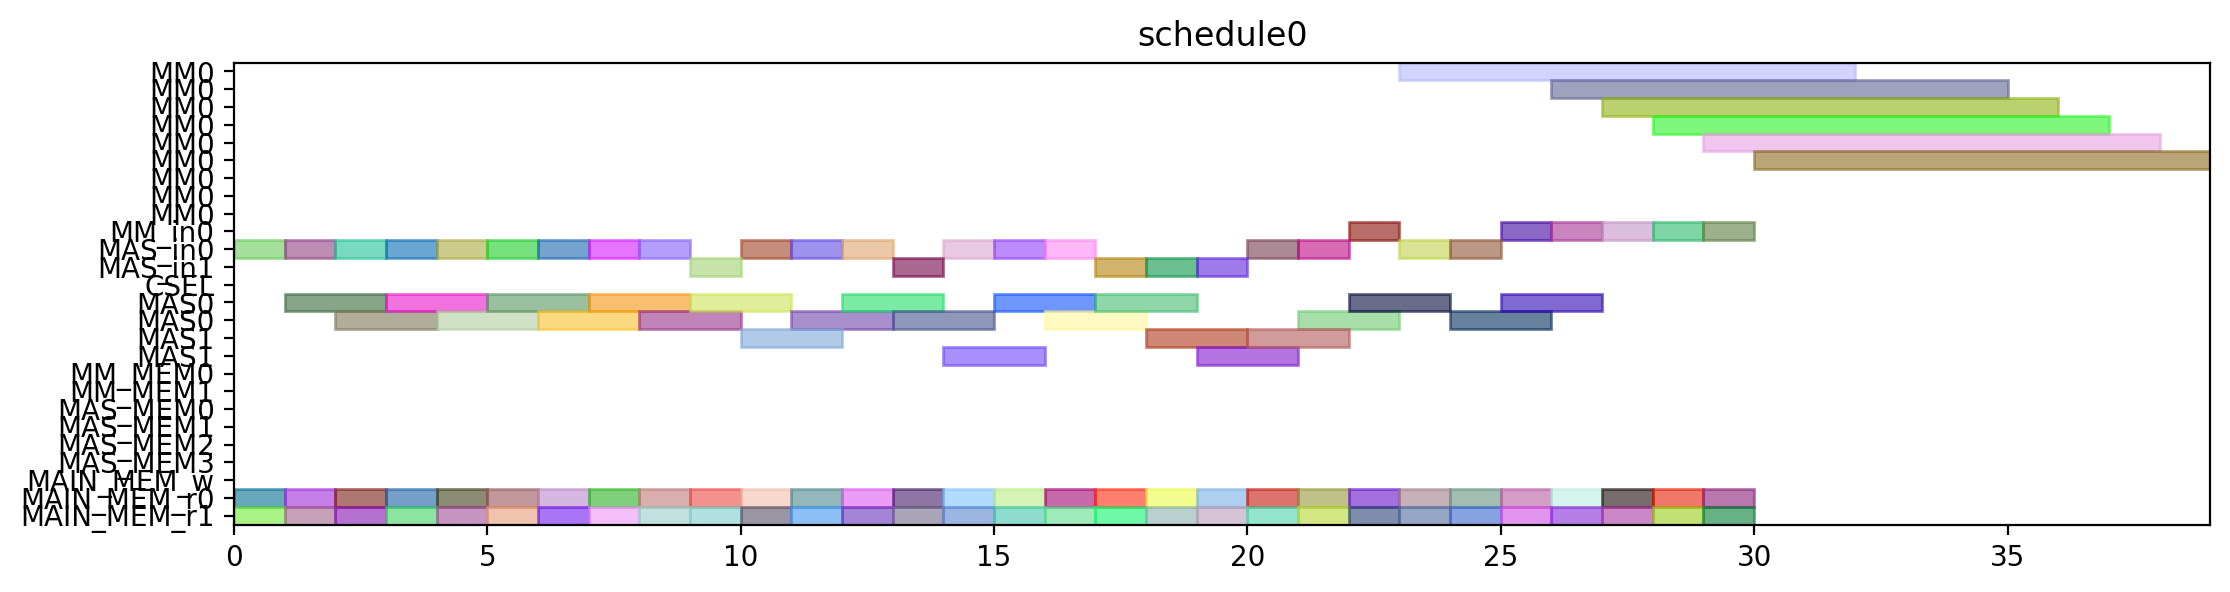

This figure's Python source:
from pyschedule import Scenario, solvers, plotters, alt


def solve():
	horizon = 120
	S = Scenario("schedule0", horizon=horizon)

	# resource
	MM = S.Resources('MM', num=1, size=9)
	MM_in = S.Resources('MM_in', num=1)
	MAS_in = S.Resources('MAS_in', num=2)
	CSEL = S.Resource('CSEL')
	MAS = S.Resources('MAS', num=2, size=2, periods=range(1, horizon))
	MM_MEM = S.Resources('MM_MEM', num=2)
	MAS_MEM = S.Resources('MAS_MEM', num=4)
	MAIN_MEM_w = S.Resource('MAIN_MEM_w', size=1)
	MAIN_MEM_r = S.Resources('MAIN_MEM_r', num=2)

	# result of previous scheduling

	# new tasks
	c_t0_a1_0 = S.Task('c_t0_a1_0', length=2, delay_cost=1)
	c_t0_a1_0 += alt(MAS)
	c_t0_a1_0_in = S.Task('c_t0_a1_0_in', length=1, delay_cost=1)
	c_t0_a1_0_in += alt(MAS_in)
	S += c_t0_a1_0_in*MAS_in[0]<=c_t0_a1_0*MAS[0]

	S += c_t0_a1_0_in*MAS_in[1]<=c_t0_a1_0*MAS[1]

	c_t0_a1_0_mem0 = S.Task('c_t0_a1_0_mem0', length=1, delay_cost=1)
	c_t0_a1_0_mem0 += MAIN_MEM_r[0]
	S += c_t0_a1_0_mem0 <= c_t0_a1_0

	c_t0_a1_0_mem1 = S.Task('c_t0_a1_0_mem1', length=1, delay_cost=1)
	c_t0_a1_0_mem1 += MAIN_MEM_r[1]
	S += c_t0_a1_0_mem1 <= c_t0_a1_0

	c_t0_a1_1 = S.Task('c_t0_a1_1', length=2, delay_cost=1)
	c_t0_a1_1 += alt(MAS)
	c_t0_a1_1_in = S.Task('c_t0_a1_1_in', length=1, delay_cost=1)
	c_t0_a1_1_in += alt(MAS_in)
	S += c_t0_a1_1_in*MAS_in[0]<=c_t0_a1_1*MAS[0]

	S += c_t0_a1_1_in*MAS_in[1]<=c_t0_a1_1*MAS[1]

	c_t0_a1_1_mem0 = S.Task('c_t0_a1_1_mem0', length=1, delay_cost=1)
	c_t0_a1_1_mem0 += MAIN_MEM_r[0]
	S += c_t0_a1_1_mem0 <= c_t0_a1_1

	c_t0_a1_1_mem1 = S.Task('c_t0_a1_1_mem1', length=1, delay_cost=1)
	c_t0_a1_1_mem1 += MAIN_MEM_r[1]
	S += c_t0_a1_1_mem1 <= c_t0_a1_1

	c_t0_t10 = S.Task('c_t0_t10', length=2, delay_cost=1)
	c_t0_t10 += alt(MAS)
	c_t0_t10_in = S.Task('c_t0_t10_in', length=1, delay_cost=1)
	c_t0_t10_in += alt(MAS_in)
	S += c_t0_t10_in*MAS_in[0]<=c_t0_t10*MAS[0]

	S += c_t0_t10_in*MAS_in[1]<=c_t0_t10*MAS[1]

	c_t0_t10_mem0 = S.Task('c_t0_t10_mem0', length=1, delay_cost=1)
	c_t0_t10_mem0 += MAIN_MEM_r[0]
	S += c_t0_t10_mem0 <= c_t0_t10

	c_t0_t10_mem1 = S.Task('c_t0_t10_mem1', length=1, delay_cost=1)
	c_t0_t10_mem1 += MAIN_MEM_r[1]
	S += c_t0_t10_mem1 <= c_t0_t10

	c_t0_t11 = S.Task('c_t0_t11', length=2, delay_cost=1)
	c_t0_t11 += alt(MAS)
	c_t0_t11_in = S.Task('c_t0_t11_in', length=1, delay_cost=1)
	c_t0_t11_in += alt(MAS_in)
	S += c_t0_t11_in*MAS_in[0]<=c_t0_t11*MAS[0]

	S += c_t0_t11_in*MAS_in[1]<=c_t0_t11*MAS[1]

	c_t0_t11_mem0 = S.Task('c_t0_t11_mem0', length=1, delay_cost=1)
	c_t0_t11_mem0 += MAIN_MEM_r[0]
	S += c_t0_t11_mem0 <= c_t0_t11

	c_t0_t11_mem1 = S.Task('c_t0_t11_mem1', length=1, delay_cost=1)
	c_t0_t11_mem1 += MAIN_MEM_r[1]
	S += c_t0_t11_mem1 <= c_t0_t11

	c_t0_t3_t0 = S.Task('c_t0_t3_t0', length=9, delay_cost=1)
	c_t0_t3_t0 += alt(MM)
	c_t0_t3_t0_in = S.Task('c_t0_t3_t0_in', length=1, delay_cost=1)
	c_t0_t3_t0_in += alt(MM_in)
	S += c_t0_t3_t0_in*MM_in[0]<=c_t0_t3_t0*MM[0]
	c_t0_t3_t0_mem0 = S.Task('c_t0_t3_t0_mem0', length=1, delay_cost=1)
	c_t0_t3_t0_mem0 += MAIN_MEM_r[0]
	S += c_t0_t3_t0_mem0 <= c_t0_t3_t0

	c_t0_t3_t0_mem1 = S.Task('c_t0_t3_t0_mem1', length=1, delay_cost=1)
	c_t0_t3_t0_mem1 += MAIN_MEM_r[1]
	S += c_t0_t3_t0_mem1 <= c_t0_t3_t0

	c_t0_t3_t1 = S.Task('c_t0_t3_t1', length=9, delay_cost=1)
	c_t0_t3_t1 += alt(MM)
	c_t0_t3_t1_in = S.Task('c_t0_t3_t1_in', length=1, delay_cost=1)
	c_t0_t3_t1_in += alt(MM_in)
	S += c_t0_t3_t1_in*MM_in[0]<=c_t0_t3_t1*MM[0]
	c_t0_t3_t1_mem0 = S.Task('c_t0_t3_t1_mem0', length=1, delay_cost=1)
	c_t0_t3_t1_mem0 += MAIN_MEM_r[0]
	S += c_t0_t3_t1_mem0 <= c_t0_t3_t1

	c_t0_t3_t1_mem1 = S.Task('c_t0_t3_t1_mem1', length=1, delay_cost=1)
	c_t0_t3_t1_mem1 += MAIN_MEM_r[1]
	S += c_t0_t3_t1_mem1 <= c_t0_t3_t1

	c_t0_t3_t2 = S.Task('c_t0_t3_t2', length=2, delay_cost=1)
	c_t0_t3_t2 += alt(MAS)
	c_t0_t3_t2_in = S.Task('c_t0_t3_t2_in', length=1, delay_cost=1)
	c_t0_t3_t2_in += alt(MAS_in)
	S += c_t0_t3_t2_in*MAS_in[0]<=c_t0_t3_t2*MAS[0]

	S += c_t0_t3_t2_in*MAS_in[1]<=c_t0_t3_t2*MAS[1]

	c_t0_t3_t2_mem0 = S.Task('c_t0_t3_t2_mem0', length=1, delay_cost=1)
	c_t0_t3_t2_mem0 += MAIN_MEM_r[0]
	S += c_t0_t3_t2_mem0 <= c_t0_t3_t2

	c_t0_t3_t2_mem1 = S.Task('c_t0_t3_t2_mem1', length=1, delay_cost=1)
	c_t0_t3_t2_mem1 += MAIN_MEM_r[1]
	S += c_t0_t3_t2_mem1 <= c_t0_t3_t2

	c_t0_t3_t3 = S.Task('c_t0_t3_t3', length=2, delay_cost=1)
	c_t0_t3_t3 += alt(MAS)
	c_t0_t3_t3_in = S.Task('c_t0_t3_t3_in', length=1, delay_cost=1)
	c_t0_t3_t3_in += alt(MAS_in)
	S += c_t0_t3_t3_in*MAS_in[0]<=c_t0_t3_t3*MAS[0]

	S += c_t0_t3_t3_in*MAS_in[1]<=c_t0_t3_t3*MAS[1]

	c_t0_t3_t3_mem0 = S.Task('c_t0_t3_t3_mem0', length=1, delay_cost=1)
	c_t0_t3_t3_mem0 += MAIN_MEM_r[0]
	S += c_t0_t3_t3_mem0 <= c_t0_t3_t3

	c_t0_t3_t3_mem1 = S.Task('c_t0_t3_t3_mem1', length=1, delay_cost=1)
	c_t0_t3_t3_mem1 += MAIN_MEM_r[1]
	S += c_t0_t3_t3_mem1 <= c_t0_t3_t3

	c_t1_a1_0 = S.Task('c_t1_a1_0', length=2, delay_cost=1)
	c_t1_a1_0 += alt(MAS)
	c_t1_a1_0_in = S.Task('c_t1_a1_0_in', length=1, delay_cost=1)
	c_t1_a1_0_in += alt(MAS_in)
	S += c_t1_a1_0_in*MAS_in[0]<=c_t1_a1_0*MAS[0]

	S += c_t1_a1_0_in*MAS_in[1]<=c_t1_a1_0*MAS[1]

	c_t1_a1_0_mem0 = S.Task('c_t1_a1_0_mem0', length=1, delay_cost=1)
	c_t1_a1_0_mem0 += MAIN_MEM_r[0]
	S += c_t1_a1_0_mem0 <= c_t1_a1_0

	c_t1_a1_0_mem1 = S.Task('c_t1_a1_0_mem1', length=1, delay_cost=1)
	c_t1_a1_0_mem1 += MAIN_MEM_r[1]
	S += c_t1_a1_0_mem1 <= c_t1_a1_0

	c_t1_a1_1 = S.Task('c_t1_a1_1', length=2, delay_cost=1)
	c_t1_a1_1 += alt(MAS)
	c_t1_a1_1_in = S.Task('c_t1_a1_1_in', length=1, delay_cost=1)
	c_t1_a1_1_in += alt(MAS_in)
	S += c_t1_a1_1_in*MAS_in[0]<=c_t1_a1_1*MAS[0]

	S += c_t1_a1_1_in*MAS_in[1]<=c_t1_a1_1*MAS[1]

	c_t1_a1_1_mem0 = S.Task('c_t1_a1_1_mem0', length=1, delay_cost=1)
	c_t1_a1_1_mem0 += MAIN_MEM_r[0]
	S += c_t1_a1_1_mem0 <= c_t1_a1_1

	c_t1_a1_1_mem1 = S.Task('c_t1_a1_1_mem1', length=1, delay_cost=1)
	c_t1_a1_1_mem1 += MAIN_MEM_r[1]
	S += c_t1_a1_1_mem1 <= c_t1_a1_1

	c_t1_t10 = S.Task('c_t1_t10', length=2, delay_cost=1)
	c_t1_t10 += alt(MAS)
	c_t1_t10_in = S.Task('c_t1_t10_in', length=1, delay_cost=1)
	c_t1_t10_in += alt(MAS_in)
	S += c_t1_t10_in*MAS_in[0]<=c_t1_t10*MAS[0]

	S += c_t1_t10_in*MAS_in[1]<=c_t1_t10*MAS[1]

	c_t1_t10_mem0 = S.Task('c_t1_t10_mem0', length=1, delay_cost=1)
	c_t1_t10_mem0 += MAIN_MEM_r[0]
	S += c_t1_t10_mem0 <= c_t1_t10

	c_t1_t10_mem1 = S.Task('c_t1_t10_mem1', length=1, delay_cost=1)
	c_t1_t10_mem1 += MAIN_MEM_r[1]
	S += c_t1_t10_mem1 <= c_t1_t10

	c_t1_t11 = S.Task('c_t1_t11', length=2, delay_cost=1)
	c_t1_t11 += alt(MAS)
	c_t1_t11_in = S.Task('c_t1_t11_in', length=1, delay_cost=1)
	c_t1_t11_in += alt(MAS_in)
	S += c_t1_t11_in*MAS_in[0]<=c_t1_t11*MAS[0]

	S += c_t1_t11_in*MAS_in[1]<=c_t1_t11*MAS[1]

	c_t1_t11_mem0 = S.Task('c_t1_t11_mem0', length=1, delay_cost=1)
	c_t1_t11_mem0 += MAIN_MEM_r[0]
	S += c_t1_t11_mem0 <= c_t1_t11

	c_t1_t11_mem1 = S.Task('c_t1_t11_mem1', length=1, delay_cost=1)
	c_t1_t11_mem1 += MAIN_MEM_r[1]
	S += c_t1_t11_mem1 <= c_t1_t11

	c_t1_t3_t0 = S.Task('c_t1_t3_t0', length=9, delay_cost=1)
	c_t1_t3_t0 += alt(MM)
	c_t1_t3_t0_in = S.Task('c_t1_t3_t0_in', length=1, delay_cost=1)
	c_t1_t3_t0_in += alt(MM_in)
	S += c_t1_t3_t0_in*MM_in[0]<=c_t1_t3_t0*MM[0]
	c_t1_t3_t0_mem0 = S.Task('c_t1_t3_t0_mem0', length=1, delay_cost=1)
	c_t1_t3_t0_mem0 += MAIN_MEM_r[0]
	S += c_t1_t3_t0_mem0 <= c_t1_t3_t0

	c_t1_t3_t0_mem1 = S.Task('c_t1_t3_t0_mem1', length=1, delay_cost=1)
	c_t1_t3_t0_mem1 += MAIN_MEM_r[1]
	S += c_t1_t3_t0_mem1 <= c_t1_t3_t0

	c_t1_t3_t1 = S.Task('c_t1_t3_t1', length=9, delay_cost=1)
	c_t1_t3_t1 += alt(MM)
	c_t1_t3_t1_in = S.Task('c_t1_t3_t1_in', length=1, delay_cost=1)
	c_t1_t3_t1_in += alt(MM_in)
	S += c_t1_t3_t1_in*MM_in[0]<=c_t1_t3_t1*MM[0]
	c_t1_t3_t1_mem0 = S.Task('c_t1_t3_t1_mem0', length=1, delay_cost=1)
	c_t1_t3_t1_mem0 += MAIN_MEM_r[0]
	S += c_t1_t3_t1_mem0 <= c_t1_t3_t1

	c_t1_t3_t1_mem1 = S.Task('c_t1_t3_t1_mem1', length=1, delay_cost=1)
	c_t1_t3_t1_mem1 += MAIN_MEM_r[1]
	S += c_t1_t3_t1_mem1 <= c_t1_t3_t1

	c_t1_t3_t2 = S.Task('c_t1_t3_t2', length=2, delay_cost=1)
	c_t1_t3_t2 += alt(MAS)
	c_t1_t3_t2_in = S.Task('c_t1_t3_t2_in', length=1, delay_cost=1)
	c_t1_t3_t2_in += alt(MAS_in)
	S += c_t1_t3_t2_in*MAS_in[0]<=c_t1_t3_t2*MAS[0]

	S += c_t1_t3_t2_in*MAS_in[1]<=c_t1_t3_t2*MAS[1]

	c_t1_t3_t2_mem0 = S.Task('c_t1_t3_t2_mem0', length=1, delay_cost=1)
	c_t1_t3_t2_mem0 += MAIN_MEM_r[0]
	S += c_t1_t3_t2_mem0 <= c_t1_t3_t2

	c_t1_t3_t2_mem1 = S.Task('c_t1_t3_t2_mem1', length=1, delay_cost=1)
	c_t1_t3_t2_mem1 += MAIN_MEM_r[1]
	S += c_t1_t3_t2_mem1 <= c_t1_t3_t2

	c_t1_t3_t3 = S.Task('c_t1_t3_t3', length=2, delay_cost=1)
	c_t1_t3_t3 += alt(MAS)
	c_t1_t3_t3_in = S.Task('c_t1_t3_t3_in', length=1, delay_cost=1)
	c_t1_t3_t3_in += alt(MAS_in)
	S += c_t1_t3_t3_in*MAS_in[0]<=c_t1_t3_t3*MAS[0]

	S += c_t1_t3_t3_in*MAS_in[1]<=c_t1_t3_t3*MAS[1]

	c_t1_t3_t3_mem0 = S.Task('c_t1_t3_t3_mem0', length=1, delay_cost=1)
	c_t1_t3_t3_mem0 += MAIN_MEM_r[0]
	S += c_t1_t3_t3_mem0 <= c_t1_t3_t3

	c_t1_t3_t3_mem1 = S.Task('c_t1_t3_t3_mem1', length=1, delay_cost=1)
	c_t1_t3_t3_mem1 += MAIN_MEM_r[1]
	S += c_t1_t3_t3_mem1 <= c_t1_t3_t3

	c_t2_a1_0 = S.Task('c_t2_a1_0', length=2, delay_cost=1)
	c_t2_a1_0 += alt(MAS)
	c_t2_a1_0_in = S.Task('c_t2_a1_0_in', length=1, delay_cost=1)
	c_t2_a1_0_in += alt(MAS_in)
	S += c_t2_a1_0_in*MAS_in[0]<=c_t2_a1_0*MAS[0]

	S += c_t2_a1_0_in*MAS_in[1]<=c_t2_a1_0*MAS[1]

	c_t2_a1_0_mem0 = S.Task('c_t2_a1_0_mem0', length=1, delay_cost=1)
	c_t2_a1_0_mem0 += MAIN_MEM_r[0]
	S += c_t2_a1_0_mem0 <= c_t2_a1_0

	c_t2_a1_0_mem1 = S.Task('c_t2_a1_0_mem1', length=1, delay_cost=1)
	c_t2_a1_0_mem1 += MAIN_MEM_r[1]
	S += c_t2_a1_0_mem1 <= c_t2_a1_0

	c_t2_a1_1 = S.Task('c_t2_a1_1', length=2, delay_cost=1)
	c_t2_a1_1 += alt(MAS)
	c_t2_a1_1_in = S.Task('c_t2_a1_1_in', length=1, delay_cost=1)
	c_t2_a1_1_in += alt(MAS_in)
	S += c_t2_a1_1_in*MAS_in[0]<=c_t2_a1_1*MAS[0]

	S += c_t2_a1_1_in*MAS_in[1]<=c_t2_a1_1*MAS[1]

	c_t2_a1_1_mem0 = S.Task('c_t2_a1_1_mem0', length=1, delay_cost=1)
	c_t2_a1_1_mem0 += MAIN_MEM_r[0]
	S += c_t2_a1_1_mem0 <= c_t2_a1_1

	c_t2_a1_1_mem1 = S.Task('c_t2_a1_1_mem1', length=1, delay_cost=1)
	c_t2_a1_1_mem1 += MAIN_MEM_r[1]
	S += c_t2_a1_1_mem1 <= c_t2_a1_1

	c_t2_t10 = S.Task('c_t2_t10', length=2, delay_cost=1)
	c_t2_t10 += alt(MAS)
	c_t2_t10_in = S.Task('c_t2_t10_in', length=1, delay_cost=1)
	c_t2_t10_in += alt(MAS_in)
	S += c_t2_t10_in*MAS_in[0]<=c_t2_t10*MAS[0]

	S += c_t2_t10_in*MAS_in[1]<=c_t2_t10*MAS[1]

	c_t2_t10_mem0 = S.Task('c_t2_t10_mem0', length=1, delay_cost=1)
	c_t2_t10_mem0 += MAIN_MEM_r[0]
	S += c_t2_t10_mem0 <= c_t2_t10

	c_t2_t10_mem1 = S.Task('c_t2_t10_mem1', length=1, delay_cost=1)
	c_t2_t10_mem1 += MAIN_MEM_r[1]
	S += c_t2_t10_mem1 <= c_t2_t10

	c_t2_t11 = S.Task('c_t2_t11', length=2, delay_cost=1)
	c_t2_t11 += alt(MAS)
	c_t2_t11_in = S.Task('c_t2_t11_in', length=1, delay_cost=1)
	c_t2_t11_in += alt(MAS_in)
	S += c_t2_t11_in*MAS_in[0]<=c_t2_t11*MAS[0]

	S += c_t2_t11_in*MAS_in[1]<=c_t2_t11*MAS[1]

	c_t2_t11_mem0 = S.Task('c_t2_t11_mem0', length=1, delay_cost=1)
	c_t2_t11_mem0 += MAIN_MEM_r[0]
	S += c_t2_t11_mem0 <= c_t2_t11

	c_t2_t11_mem1 = S.Task('c_t2_t11_mem1', length=1, delay_cost=1)
	c_t2_t11_mem1 += MAIN_MEM_r[1]
	S += c_t2_t11_mem1 <= c_t2_t11

	c_t2_t3_t0 = S.Task('c_t2_t3_t0', length=9, delay_cost=1)
	c_t2_t3_t0 += alt(MM)
	c_t2_t3_t0_in = S.Task('c_t2_t3_t0_in', length=1, delay_cost=1)
	c_t2_t3_t0_in += alt(MM_in)
	S += c_t2_t3_t0_in*MM_in[0]<=c_t2_t3_t0*MM[0]
	c_t2_t3_t0_mem0 = S.Task('c_t2_t3_t0_mem0', length=1, delay_cost=1)
	c_t2_t3_t0_mem0 += MAIN_MEM_r[0]
	S += c_t2_t3_t0_mem0 <= c_t2_t3_t0

	c_t2_t3_t0_mem1 = S.Task('c_t2_t3_t0_mem1', length=1, delay_cost=1)
	c_t2_t3_t0_mem1 += MAIN_MEM_r[1]
	S += c_t2_t3_t0_mem1 <= c_t2_t3_t0

	c_t2_t3_t1 = S.Task('c_t2_t3_t1', length=9, delay_cost=1)
	c_t2_t3_t1 += alt(MM)
	c_t2_t3_t1_in = S.Task('c_t2_t3_t1_in', length=1, delay_cost=1)
	c_t2_t3_t1_in += alt(MM_in)
	S += c_t2_t3_t1_in*MM_in[0]<=c_t2_t3_t1*MM[0]
	c_t2_t3_t1_mem0 = S.Task('c_t2_t3_t1_mem0', length=1, delay_cost=1)
	c_t2_t3_t1_mem0 += MAIN_MEM_r[0]
	S += c_t2_t3_t1_mem0 <= c_t2_t3_t1

	c_t2_t3_t1_mem1 = S.Task('c_t2_t3_t1_mem1', length=1, delay_cost=1)
	c_t2_t3_t1_mem1 += MAIN_MEM_r[1]
	S += c_t2_t3_t1_mem1 <= c_t2_t3_t1

	c_t2_t3_t2 = S.Task('c_t2_t3_t2', length=2, delay_cost=1)
	c_t2_t3_t2 += alt(MAS)
	c_t2_t3_t2_in = S.Task('c_t2_t3_t2_in', length=1, delay_cost=1)
	c_t2_t3_t2_in += alt(MAS_in)
	S += c_t2_t3_t2_in*MAS_in[0]<=c_t2_t3_t2*MAS[0]

	S += c_t2_t3_t2_in*MAS_in[1]<=c_t2_t3_t2*MAS[1]

	c_t2_t3_t2_mem0 = S.Task('c_t2_t3_t2_mem0', length=1, delay_cost=1)
	c_t2_t3_t2_mem0 += MAIN_MEM_r[0]
	S += c_t2_t3_t2_mem0 <= c_t2_t3_t2

	c_t2_t3_t2_mem1 = S.Task('c_t2_t3_t2_mem1', length=1, delay_cost=1)
	c_t2_t3_t2_mem1 += MAIN_MEM_r[1]
	S += c_t2_t3_t2_mem1 <= c_t2_t3_t2

	c_t2_t3_t3 = S.Task('c_t2_t3_t3', length=2, delay_cost=1)
	c_t2_t3_t3 += alt(MAS)
	c_t2_t3_t3_in = S.Task('c_t2_t3_t3_in', length=1, delay_cost=1)
	c_t2_t3_t3_in += alt(MAS_in)
	S += c_t2_t3_t3_in*MAS_in[0]<=c_t2_t3_t3*MAS[0]

	S += c_t2_t3_t3_in*MAS_in[1]<=c_t2_t3_t3*MAS[1]

	c_t2_t3_t3_mem0 = S.Task('c_t2_t3_t3_mem0', length=1, delay_cost=1)
	c_t2_t3_t3_mem0 += MAIN_MEM_r[0]
	S += c_t2_t3_t3_mem0 <= c_t2_t3_t3

	c_t2_t3_t3_mem1 = S.Task('c_t2_t3_t3_mem1', length=1, delay_cost=1)
	c_t2_t3_t3_mem1 += MAIN_MEM_r[1]
	S += c_t2_t3_t3_mem1 <= c_t2_t3_t3

	c_t3000 = S.Task('c_t3000', length=2, delay_cost=1)
	c_t3000 += alt(MAS)
	c_t3000_in = S.Task('c_t3000_in', length=1, delay_cost=1)
	c_t3000_in += alt(MAS_in)
	S += c_t3000_in*MAS_in[0]<=c_t3000*MAS[0]

	S += c_t3000_in*MAS_in[1]<=c_t3000*MAS[1]

	c_t3000_mem0 = S.Task('c_t3000_mem0', length=1, delay_cost=1)
	c_t3000_mem0 += MAIN_MEM_r[0]
	S += c_t3000_mem0 <= c_t3000

	c_t3000_mem1 = S.Task('c_t3000_mem1', length=1, delay_cost=1)
	c_t3000_mem1 += MAIN_MEM_r[1]
	S += c_t3000_mem1 <= c_t3000

	c_t3001 = S.Task('c_t3001', length=2, delay_cost=1)
	c_t3001 += alt(MAS)
	c_t3001_in = S.Task('c_t3001_in', length=1, delay_cost=1)
	c_t3001_in += alt(MAS_in)
	S += c_t3001_in*MAS_in[0]<=c_t3001*MAS[0]

	S += c_t3001_in*MAS_in[1]<=c_t3001*MAS[1]

	c_t3001_mem0 = S.Task('c_t3001_mem0', length=1, delay_cost=1)
	c_t3001_mem0 += MAIN_MEM_r[0]
	S += c_t3001_mem0 <= c_t3001

	c_t3001_mem1 = S.Task('c_t3001_mem1', length=1, delay_cost=1)
	c_t3001_mem1 += MAIN_MEM_r[1]
	S += c_t3001_mem1 <= c_t3001

	c_t3010 = S.Task('c_t3010', length=2, delay_cost=1)
	c_t3010 += alt(MAS)
	c_t3010_in = S.Task('c_t3010_in', length=1, delay_cost=1)
	c_t3010_in += alt(MAS_in)
	S += c_t3010_in*MAS_in[0]<=c_t3010*MAS[0]

	S += c_t3010_in*MAS_in[1]<=c_t3010*MAS[1]

	c_t3010_mem0 = S.Task('c_t3010_mem0', length=1, delay_cost=1)
	c_t3010_mem0 += MAIN_MEM_r[0]
	S += c_t3010_mem0 <= c_t3010

	c_t3010_mem1 = S.Task('c_t3010_mem1', length=1, delay_cost=1)
	c_t3010_mem1 += MAIN_MEM_r[1]
	S += c_t3010_mem1 <= c_t3010

	c_t3011 = S.Task('c_t3011', length=2, delay_cost=1)
	c_t3011 += alt(MAS)
	c_t3011_in = S.Task('c_t3011_in', length=1, delay_cost=1)
	c_t3011_in += alt(MAS_in)
	S += c_t3011_in*MAS_in[0]<=c_t3011*MAS[0]

	S += c_t3011_in*MAS_in[1]<=c_t3011*MAS[1]

	c_t3011_mem0 = S.Task('c_t3011_mem0', length=1, delay_cost=1)
	c_t3011_mem0 += MAIN_MEM_r[0]
	S += c_t3011_mem0 <= c_t3011

	c_t3011_mem1 = S.Task('c_t3011_mem1', length=1, delay_cost=1)
	c_t3011_mem1 += MAIN_MEM_r[1]
	S += c_t3011_mem1 <= c_t3011

	c_t4000 = S.Task('c_t4000', length=2, delay_cost=1)
	c_t4000 += alt(MAS)
	c_t4000_in = S.Task('c_t4000_in', length=1, delay_cost=1)
	c_t4000_in += alt(MAS_in)
	S += c_t4000_in*MAS_in[0]<=c_t4000*MAS[0]

	S += c_t4000_in*MAS_in[1]<=c_t4000*MAS[1]

	c_t4000_mem0 = S.Task('c_t4000_mem0', length=1, delay_cost=1)
	c_t4000_mem0 += MAIN_MEM_r[0]
	S += c_t4000_mem0 <= c_t4000

	c_t4000_mem1 = S.Task('c_t4000_mem1', length=1, delay_cost=1)
	c_t4000_mem1 += MAIN_MEM_r[1]
	S += c_t4000_mem1 <= c_t4000

	c_t4001 = S.Task('c_t4001', length=2, delay_cost=1)
	c_t4001 += alt(MAS)
	c_t4001_in = S.Task('c_t4001_in', length=1, delay_cost=1)
	c_t4001_in += alt(MAS_in)
	S += c_t4001_in*MAS_in[0]<=c_t4001*MAS[0]

	S += c_t4001_in*MAS_in[1]<=c_t4001*MAS[1]

	c_t4001_mem0 = S.Task('c_t4001_mem0', length=1, delay_cost=1)
	c_t4001_mem0 += MAIN_MEM_r[0]
	S += c_t4001_mem0 <= c_t4001

	c_t4001_mem1 = S.Task('c_t4001_mem1', length=1, delay_cost=1)
	c_t4001_mem1 += MAIN_MEM_r[1]
	S += c_t4001_mem1 <= c_t4001

	solvers.mip.solve(S,msg=1,kind='CPLEX',ratio_gap=1.01)

	solution = [['hoge']*len(S.solution()[1]) for i in range(len(S.solution()))]
	for i in range(len(S.solution())):
		for j in range(len(S.solution()[i])):
			solution[i][j]=str(S.solution()[i][j])
	print(solution)

	cycles = int(solution[-1][3])

	pic_file_name = "/mnt/rose/usr1/fukuda/ABE/multiRAM_multiMAS_16mux/scheduling_result/stage9MM1_stage2MAS2/SQR/schedule0.png"
	if(S.solution() != []):
		plotters.matplotlib.plot(S,img_filename=pic_file_name, show_task_labels=False, fig_size=(cycles*0.25+3, 3))

	return solution
